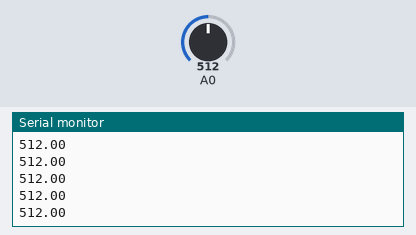
Recording of a sketch running on a simulated Arduino Uno, built with avr-gcc and run on an emulated ATmega328P. Shown: the last lines printed to the serial monitor. The inputs (shaded band) are chosen by the test bench; at power-on: A0 = 512.

Above: at 1.2 s.
1.3 s: A0 set to 716
At 1.34 s:
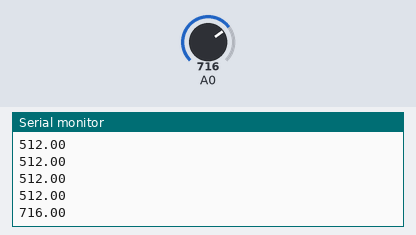
2.8 s: A0 set to 900
At 2.88 s:
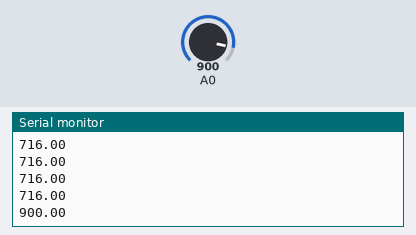
Timing chart, 0 to 5.8 s (numbered marks = the images above; inputs shaded):
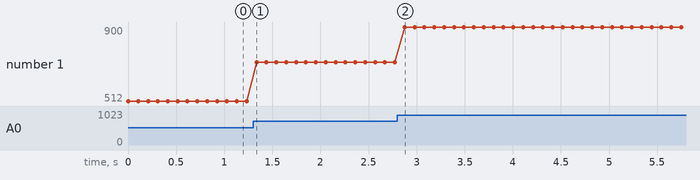

The sketch:

heartbeat.ino
```cpp
    /*
  By VandanaDR
*/

void setup() {
  pinMode(A0, INPUT);
  Serial.begin(9600);
}

void loop() {
  float pulse;
  int sum = 0;
  for (int i = 0; i < 20; i++)
    sum += analogRead(A0);
  pulse = sum / 20.00;
  Serial.println(pulse);
  delay(100);
}
```

Measured:
- after the input at 1.3 s, the serial monitor: prints a new line at once (image 1)
- after the input at 2.8 s, the serial monitor: prints a new line after 0.08 s (image 2)
- plotted number 1: 512 → 716 after the input at 1.3 s, 716 → 900 after the input at 2.8 s
